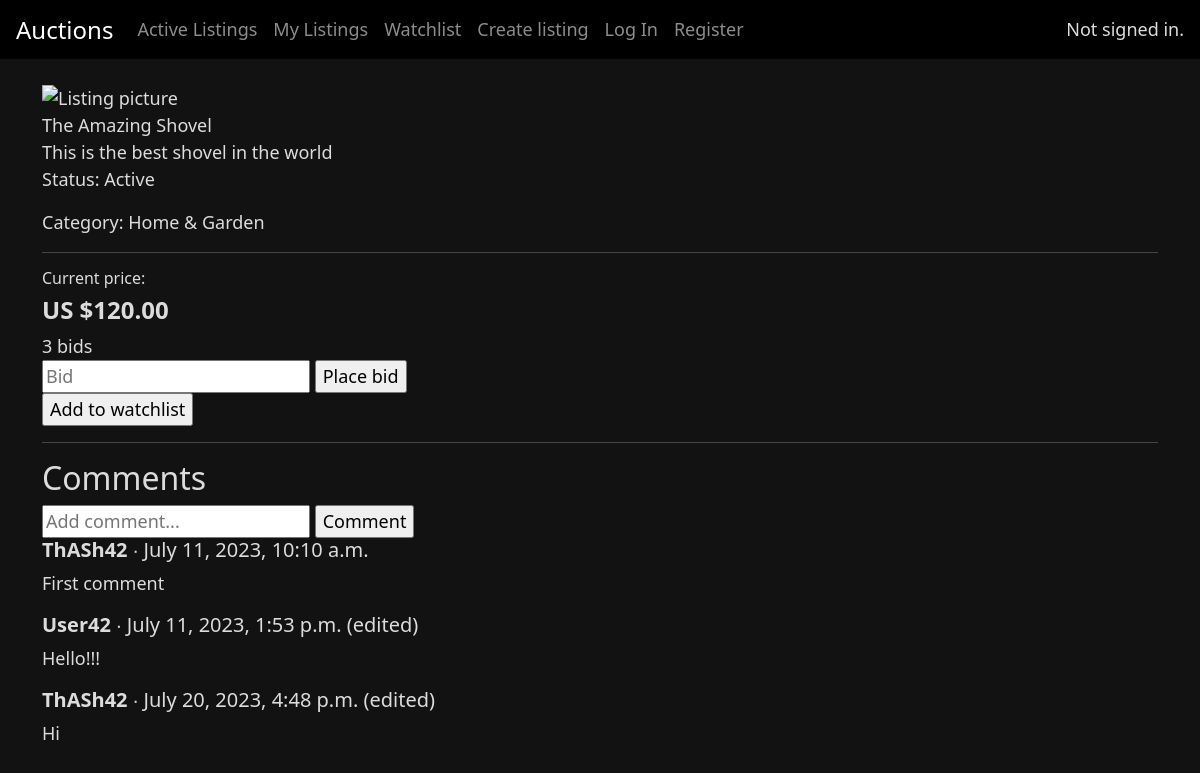
/listing/1, run on the app's committed database.
### auctions/models.py (models this page shows, shortened)
class Listing(models.Model):
    owner = models.ForeignKey(User, on_delete=models.CASCADE, related_name="owner")
    title = models.CharField(max_length=64)
    description = models.TextField()
    start_bid = models.DecimalField(max_digits=20, decimal_places=2)
    image = models.URLField(max_length=256)
    bids = models.ManyToManyField(Bid, blank=True, related_name="bids")
    time = models.OneToOneField(Time, on_delete=models.SET_NULL, null=True)
    condition = models.CharField(
        max_length=16, null=True, choices=CONDITION_CHOICES
    )
    category = models.CharField(
        max_length=32, default=None, null=True, blank=True, choices=CATEGORY_CHOICES
    )
    active_status = models.CharField(
        max_length=16, default="active", choices=STATUS_CHOICES
    )
    watchlist = models.ManyToManyField(User, blank=True, related_name="watching_users")
    comments = models.ManyToManyField(Comment, blank=True, related_name="comments")
    winner = models.OneToOneField(
        User, on_delete=models.SET_NULL, blank=True, null=True, default=None
    )

class Bid(models.Model):
    price = models.DecimalField(max_digits=10, decimal_places=2)
    time = models.DateTimeField(auto_now=True)
    user = models.ForeignKey(User, on_delete=models.CASCADE, related_name="user")

class Comment(models.Model):
    commentator = models.ForeignKey(
        User, on_delete=models.CASCADE, related_name="commentator"
    )
    message = models.TextField(max_length=1000)
    time = models.DateTimeField(auto_now_add=True)
    is_modified = models.BooleanField(default=False)

class User(AbstractUser):
    pass

### auctions/views.py (the view)
# urls.py: path("listing/<int:listing_id>", views.listing, name="listing"),
def listing(request, listing_id):
    listing = Listing.objects.get(pk=listing_id)
    is_watching = request.user in listing.watchlist.all()
    owner_id = listing.owner.id
    is_owner = True if request.user.id == owner_id else False
    comments = listing.comments.all()
    current_price = get_price(listing)
    for category_tuple in CATEGORY_CHOICES:
        if category_tuple[0] == listing.category:
            category = category_tuple[1]
            break
    return render(request, "auctions/listing.html", {
        "listing": listing,
        "is_watching": is_watching,
        "comments": comments,
        "is_owner": is_owner,
        "current_price": current_price,
        "category": category,
    })

### auctions/utilities.py (called while the page is built)
def get_price(listing):
    if listing.bids.exists():
        bid = listing.bids.order_by('-price').first()
        return bid.price
    else:
        return listing.start_bid

### auctions/templates/auctions/listing.html (shortened to what this page needs)
{% extends 'auctions/layout.html' %}
{% block body %}
<section>
    <div>
        <img src="{{ listing.image }}" alt="Listing picture" style="width:300px">
    </div>
    <div>
            {{ listing.title }}
            <br>
            {{ listing.description }}
            {% if listing.active_status == "active" %}
            <p>Status: Active</p>
            {% elif listing.active_status == "inactive" %}
            <p>Status: Inactive</p>
            {% else %}
            <p>Status: Closed</p>
            <p>Winner: {{ listing.winner }}</p>
        {% endif %}
        <p>Category: {{ category }}</p>
    </div>
    <hr>
</section>
<section>
    <div>
        {% if not listing.bids.count == 0 %}
        <div>
            <h6>Current price:</h6>
            <h4><strong>US ${{ current_price }}</strong></h4>
        </div>
        {% else %}
        <div>
            <h6>Start bid:</h6>
            <h4><strong>US ${{ current_price }} </strong></h4>
        </div>
        {% endif %}
        <div>
            <a href="{% url 'bids' listing.id %}">
                {{ listing.bids.count }}
                {% if listing.bids.count == 1 %}
                    bid
                {% else %}
                    bids
                {% endif %}
            </a>
        </div>
    </div>
    {% if not is_owner %}
        <div>
            {% if not listing.active_status == "closed" %}
                <form action="{% url 'bid' listing.id %}", method="POST">
                    <input name="bid" type="number" step= 0.01 placeholder="Bid">
                    <input type="submit" value="Place bid">
                </form>
            {% endif %}
            {% if not is_watching %}
                <form action="{% url 'watchlist' listing.id %}" method="POST">
                    <input type="submit" value="Add to watchlist">
                </form>
            {% else %}
                <form action="{% url 'delete_watchlist' listing.id %}" method="POST">
                    {% csrf_token %}
                    <input type="submit" value="Unwatch">
                </form>
            {% endif %}
        </div>
    {% endif %}
</section>
<hr>
<section>
    <h2>Comments</h2>
    <div>
        <form action="{% url 'comment' listing.id %}" method="POST">
            <input name="message" type="text" placeholder="Add comment...">
            <input type="submit" value="Comment">
        </form>
    </div>
    {% for comment in comments %}
        <div>
            <h5>
                <strong>
                    {{comment.commentator}}
                </strong>
                ∙
                {{ comment.time }}
                {% if comment.is_modified %} (edited) {% endif %}
            </h5>
            <p>{{ comment.message }}</p>
        </div>
    {% endfor %}
</section>
{% endblock body %}

### data on the page
Listing: title "The Amazing Shovel", description "This is the best shovel in the world", bids.count "3"
Bid: price "120.00"
Comment: commentator "ThASh42", time "July 11, 2023, 10:10 a.m.", message "First comment"
Comment: commentator "User42", time "July 11, 2023, 1:53 p.m.", is_modified "(edited)", message "Hello!!!"
Comment: commentator "ThASh42", time "July 20, 2023, 4:48 p.m.", is_modified "(edited)", message "Hi"

### other printed values
{{ category }} "Home & Garden"
